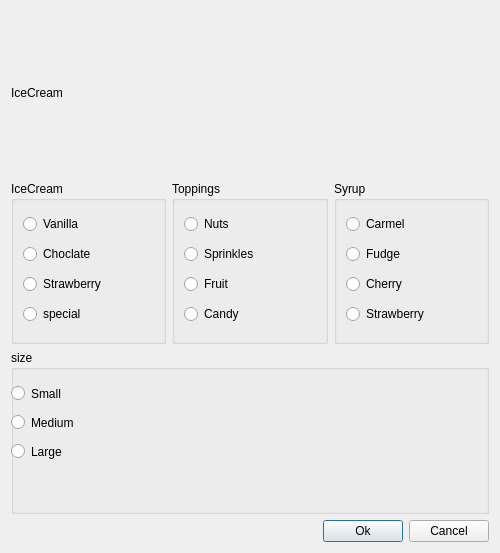
<?xml version="1.0" encoding="UTF-8"?>
<ui version="4.0">
 <class>Dialog</class>
 <widget class="QDialog" name="Dialog">
  <property name="geometry">
   <rect>
    <x>0</x>
    <y>0</y>
    <width>500</width>
    <height>553</height>
   </rect>
  </property>
  <property name="windowTitle">
   <string>Dialog</string>
  </property>
  <layout class="QVBoxLayout" name="verticalLayout_4">
   <item>
    <widget class="QLabel" name="label">
     <property name="text">
      <string>IceCream</string>
     </property>
    </widget>
   </item>
   <item>
    <layout class="QHBoxLayout" name="horizontalLayout_2">
     <item>
      <widget class="QGroupBox" name="grpIcecream">
       <property name="title">
        <string>IceCream</string>
       </property>
       <layout class="QVBoxLayout" name="verticalLayout">
        <item>
         <widget class="QRadioButton" name="radioButton">
          <property name="text">
           <string>Vanilla</string>
          </property>
         </widget>
        </item>
        <item>
         <widget class="QRadioButton" name="radioButton_2">
          <property name="text">
           <string>Choclate</string>
          </property>
         </widget>
        </item>
        <item>
         <widget class="QRadioButton" name="radioButton_3">
          <property name="text">
           <string>Strawberry</string>
          </property>
         </widget>
        </item>
        <item>
         <widget class="QRadioButton" name="radioButton_4">
          <property name="text">
           <string>special</string>
          </property>
         </widget>
        </item>
       </layout>
      </widget>
     </item>
     <item>
      <widget class="QGroupBox" name="grpToppings">
       <property name="title">
        <string>Toppings</string>
       </property>
       <layout class="QVBoxLayout" name="verticalLayout_2">
        <item>
         <widget class="QRadioButton" name="radioButton_5">
          <property name="text">
           <string>Nuts</string>
          </property>
         </widget>
        </item>
        <item>
         <widget class="QRadioButton" name="radioButton_6">
          <property name="text">
           <string>Sprinkles</string>
          </property>
         </widget>
        </item>
        <item>
         <widget class="QRadioButton" name="radioButton_7">
          <property name="text">
           <string>Fruit</string>
          </property>
         </widget>
        </item>
        <item>
         <widget class="QRadioButton" name="radioButton_8">
          <property name="text">
           <string>Candy</string>
          </property>
         </widget>
        </item>
       </layout>
      </widget>
     </item>
     <item>
      <widget class="QGroupBox" name="grpSyrup">
       <property name="title">
        <string>Syrup</string>
       </property>
       <layout class="QVBoxLayout" name="verticalLayout_3">
        <item>
         <widget class="QRadioButton" name="radioButton_9">
          <property name="text">
           <string>Carmel</string>
          </property>
         </widget>
        </item>
        <item>
         <widget class="QRadioButton" name="radioButton_10">
          <property name="text">
           <string>Fudge</string>
          </property>
         </widget>
        </item>
        <item>
         <widget class="QRadioButton" name="radioButton_11">
          <property name="text">
           <string>Cherry</string>
          </property>
         </widget>
        </item>
        <item>
         <widget class="QRadioButton" name="radioButton_12">
          <property name="text">
           <string>Strawberry</string>
          </property>
         </widget>
        </item>
       </layout>
      </widget>
     </item>
    </layout>
   </item>
   <item>
    <widget class="QGroupBox" name="grpSize">
     <property name="title">
      <string>size</string>
     </property>
     <widget class="QRadioButton" name="radioButton_15">
      <property name="geometry">
       <rect>
        <x>0</x>
        <y>90</y>
        <width>112</width>
        <height>23</height>
       </rect>
      </property>
      <property name="text">
       <string>Large</string>
      </property>
     </widget>
     <widget class="QRadioButton" name="radioButton_13">
      <property name="geometry">
       <rect>
        <x>0</x>
        <y>32</y>
        <width>112</width>
        <height>23</height>
       </rect>
      </property>
      <property name="text">
       <string>Small</string>
      </property>
     </widget>
     <widget class="QRadioButton" name="radioButton_14">
      <property name="geometry">
       <rect>
        <x>0</x>
        <y>61</y>
        <width>112</width>
        <height>23</height>
       </rect>
      </property>
      <property name="text">
       <string>Medium</string>
      </property>
     </widget>
    </widget>
   </item>
   <item>
    <layout class="QHBoxLayout" name="horizontalLayout">
     <item>
      <spacer name="horizontalSpacer">
       <property name="orientation">
        <enum>Qt::Horizontal</enum>
       </property>
       <property name="sizeHint" stdset="0">
        <size>
         <width>40</width>
         <height>20</height>
        </size>
       </property>
      </spacer>
     </item>
     <item>
      <widget class="QPushButton" name="btnOk">
       <property name="text">
        <string>Ok</string>
       </property>
      </widget>
     </item>
     <item>
      <widget class="QPushButton" name="btnCancel">
       <property name="text">
        <string>Cancel</string>
       </property>
      </widget>
     </item>
    </layout>
   </item>
  </layout>
 </widget>
 <resources/>
 <connections/>
</ui>
